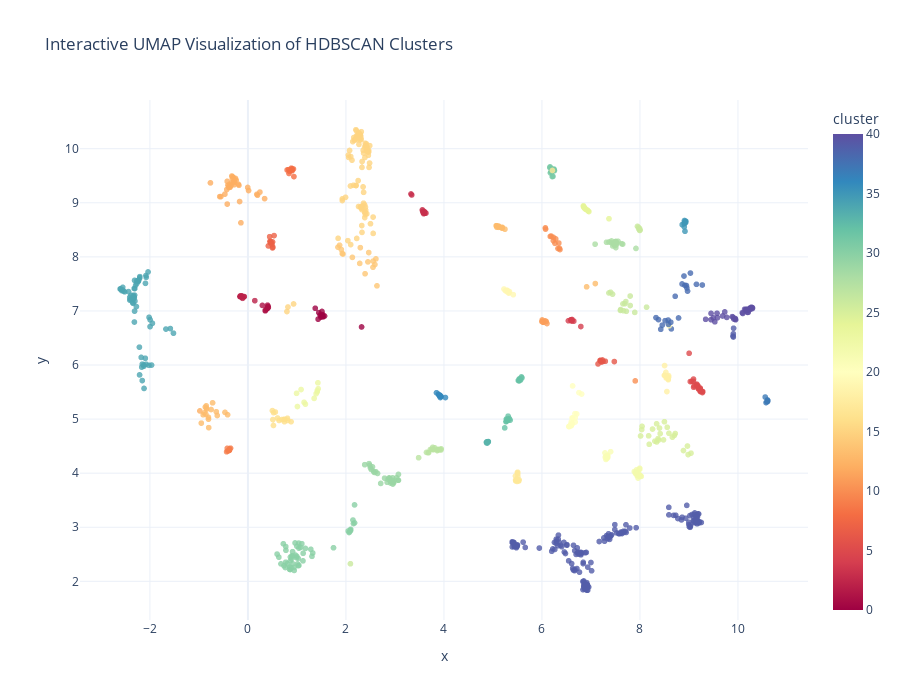

Notebook code for this chart:
### Code cell
# === VISUALIZE HDBSCAN CLUSTERS IN 2D (UMAP SCATTER) ===
import umap
import matplotlib.pyplot as plt
import seaborn as sns
import plotly.express as px
import numpy as np

# Assuming you have your HDBSCAN reduced data from:
# X_reduced_hdb  → (ingredients × 100) after SVD + normalization
# labels_hdb     → HDBSCAN cluster labels

print("\n=== UMAP VISUALIZATION OF HDBSCAN CLUSTERS ===")

# Reduce to 2D with UMAP
umap_model = umap.UMAP(
    n_neighbors=15,
    min_dist=0.1,
    n_components=2,
    random_state=42
)
embedding = umap_model.fit_transform(X_reduced_hdb)

# Convert to DataFrame
import pandas as pd
df_umap = pd.DataFrame({
    'x': embedding[:, 0],
    'y': embedding[:, 1],
    'cluster': labels_hdb
})

# Filter out noise for clarity
df_clusters = df_umap[df_umap['cluster'] != -1]

# --------------------------------------------------
# 1️⃣ Static scatterplot
# --------------------------------------------------
plt.figure(figsize=(10, 8))
palette = sns.color_palette('Spectral', as_cmap=True)
sns.scatterplot(
    data=df_clusters,
    x='x', y='y',
    hue='cluster',
    palette='Spectral',
    s=20, linewidth=0, alpha=0.7
)
plt.title("HDBSCAN Clusters (UMAP 2D Projection)", fontsize=14)
plt.xlabel("UMAP Dimension 1")
plt.ylabel("UMAP Dimension 2")
plt.legend(title='Cluster', bbox_to_anchor=(1.05, 1), loc='upper left')
plt.tight_layout()
plt.show()

# --------------------------------------------------
# 2️⃣ Interactive Plotly scatter
# --------------------------------------------------
fig = px.scatter(
    df_clusters,
    x='x', y='y',
    color='cluster',
    color_continuous_scale='Spectral',
    hover_data={'x': False, 'y': False, 'cluster': True},
    title="Interactive UMAP Visualization of HDBSCAN Clusters"
)
fig.update_traces(marker=dict(size=6, opacity=0.8))
fig.update_layout(
    width=900, height=700,
    template='plotly_white',
    showlegend=True
)
fig.show()

### Figure 1 — Plotly figure (JSON) as saved in the notebook; plotly's stock layout.template omitted (floating-point values rounded to 4 significant figures; data arrays with more than 128 entries replaced by an {"elided": "..."} marker saying what was removed)
{"data": [{"customdata": {"elided": "1067x1 int values"}, "hovertemplate": "cluster=%{marker.color}<extra></extra>", "legendgroup": "", "marker": {"color": {"elided": "1067 int values"}, "coloraxis": "coloraxis", "opacity": 0.8, "size": 6, "symbol": "circle"}, "mode": "markers", "name": "", "showlegend": false, "type": "scattergl", "x": {"elided": "1067 float values"}, "xaxis": "x", "y": {"elided": "1067 float values"}, "yaxis": "y"}], "layout": {"coloraxis": {"colorbar": {"title": {"text": "cluster"}}, "colorscale": [[0, "rgb(158,1,66)"], [0.1, "rgb(213,62,79)"], [0.2, "rgb(244,109,67)"], [0.3, "rgb(253,174,97)"], [0.4, "rgb(254,224,139)"], [0.5, "rgb(255,255,191)"], [0.6, "rgb(230,245,152)"], [0.7, "rgb(171,221,164)"], [0.8, "rgb(102,194,165)"], [0.9, "rgb(50,136,189)"], [1, "rgb(94,79,162)"]]}, "height": 700, "legend": {"tracegroupgap": 0}, "showlegend": true, "title": {"text": "Interactive UMAP Visualization of HDBSCAN Clusters"}, "width": 900, "xaxis": {"anchor": "y", "domain": [0, 1], "title": {"text": "x"}}, "yaxis": {"anchor": "x", "domain": [0, 1], "title": {"text": "y"}}}}
